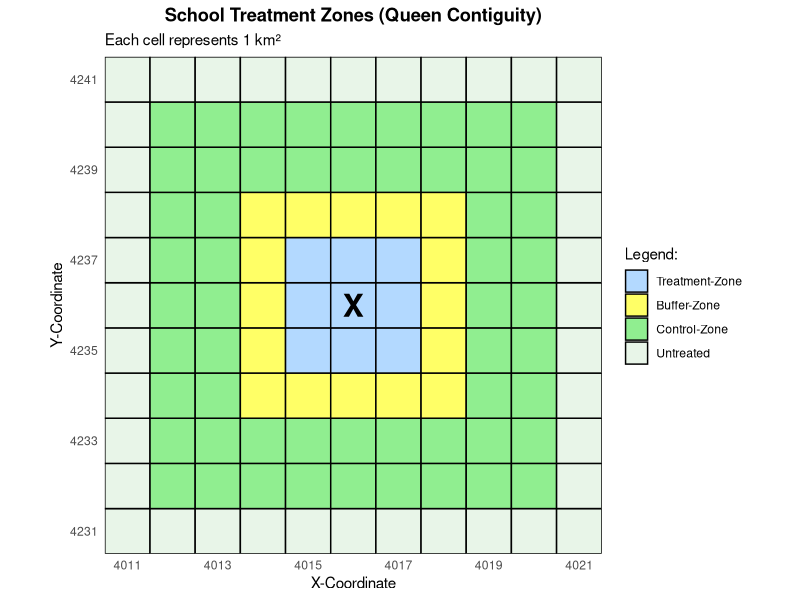

R code for this plot:
library(ggplot2)
library(dplyr)

# create grid and assign zones (with exemplary coordinates)

x_start <- 4011
y_start <- 4231

grid <- expand.grid(x = x_start:(x_start + 10), 
                    y = y_start:(y_start + 10)) %>%
  mutate(
    dist = pmax(abs(x - (x_start + 5)), abs(y - (y_start + 5))),
    zone = case_when(
      dist <= 1 ~ "Treatment-Zone",
      dist == 2 ~ "Buffer-Zone",
      dist %in% 3:4 ~ "Control-Zone",
      TRUE ~ "Untreated"
    ),
    zone = factor(zone, levels = c("Treatment-Zone", "Buffer-Zone", 
                                   "Control-Zone", "Untreated"))
  )

# plot
ggplot(grid, aes(x, y, fill = zone)) +
  geom_tile(color = "black", linewidth = 0.5) +
  annotate("text", x = x_start + 5, y = y_start + 5, 
           label = "X", size = 8, fontface = "bold") +
  scale_fill_manual(
    values = c("Treatment-Zone" = "#B3D9FF", "Buffer-Zone" = "#FFFF66",
               "Control-Zone" = "#90EE90", "Untreated" = "#E8F5E8"),
    name = "Legend:"
  ) +
  coord_fixed(expand = FALSE) +
  scale_x_continuous(breaks = seq(x_start, x_start + 10, by = 2), 
                     expand = c(0, 0)) +
  scale_y_continuous(breaks = seq(y_start, y_start + 10, by = 2), 
                     expand = c(0, 0)) +
  labs(x = "X-Coordinate", y = "Y-Coordinate",
       title = "School Treatment Zones (Queen Contiguity)",
       subtitle = "Each cell represents 1 km²") +
  theme_minimal() +
  theme(panel.grid = element_blank(),
        legend.position = "right",
        plot.title = element_text(hjust = 0.5, face = "bold"))
